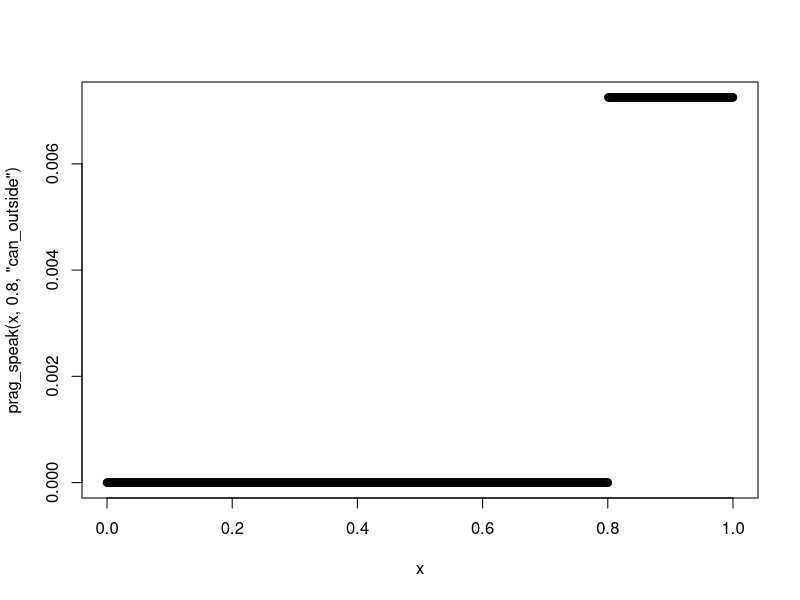

The R script that drew this image: (Note: this script raises an error after producing the figure.)
## ---- chunk 1
knitr::opts_chunk$set(echo = TRUE)
## ---- chunk 2
library(tidyverse)
library(truncnorm)
#mean and sd for truncnorm (okayness) prior, encode world knowledge
#mean is ft of proposition: different priors for different propositions
mu <- 0.75
sd <- 0.15


#set of possible alternative utterances
#"you can leave your dog outside", "you can bring your dog inside",
# "you must leave your dog outside", "you must bring your dog inside"
# null utterance (saying nothing)
utt <- c("can_outside", "can_inside", "must_outside", "must_inside", 0)

## ---- chunk 3
#####literal listener####
lit_listen <- function(ok, t, u){
if(u == "can_outside"){
indic <- ifelse(ok >t, 1, 0)
denom <- ptruncnorm(1, a = 0, b = 1, mean = mu, sd = sd) - ptruncnorm(t, a = 0, b = 1, mean = mu, sd = sd)
}
else if (u == "can_inside"){
indic <- ifelse(ok < 1-t, 1, 0)
denom <- ptruncnorm(1-t, a = 0, b = 1, mean = mu, sd = sd) - ptruncnorm(0, a = 0, b = 1, mean = mu, sd = sd)
}
else if (u == "must_outside"){
th <- ifelse(t > 0.5, t, 1-t) #if t is a vector then th will also be a vector
indic <- ifelse(ok > th, 1, 0)
denom <- ptruncnorm(1, a = 0, b = 1, mean = mu, sd = sd) - ptruncnorm(th, a = 0, b = 1, mean = mu, sd = sd)
}
else if (u == "must_inside"){
th <- ifelse(t>0.5, t, 1-t)
indic <- ifelse(ok < 1-th, 1, 0)
denom <- ptruncnorm(1-th, a = 0, b = 1, mean = mu, sd = sd) - ptruncnorm(0, a = 0, b = 1, mean=mu, sd = sd)
}
else {
indic <-  1
denom <- 1
}
dtruncnorm(ok, a=0, b = 1, mean = mu, sd = sd) * indic / ifelse(denom!=0, denom, 1)
}
#tmp <- runif(1001, 0, 1)
#plot(tmp, lit_listen(0.7, tmp, "must_outside"))
#tempo <- c()
#for(i in 1:length(tmp)){
#tempo[i] <- lit_listen(0.7, tmp[i], "must_outside")
#}
#plot(tmp, tempo)
## ---- chunk 4
#########pragmatic speaker S1#########
####epistemic utility####
util_epi <- function(ok, t, u) log(lit_listen(ok, t, u))
########social utility########
valu <- function(t, u){
sapply(t, function(t_i) ifelse(u == 0, 5, (1-t_i)*5))
}
lit_listen_thet <- function(ok, t, u){
if(u == "can_outside"){
indic <- ifelse(ok >t, 1, 0)
denom <- ok
}
else if (u == "can_inside"){
indic <- ifelse(1-ok > t, 1, 0)
denom <- 1-ok
}
else if (u == "must_outside"){
indic <- ifelse(ok > t & 1-ok < t, 1, 0)
denom <- 2*ok-1
}
else if (u == "must_inside"){
indic <- ifelse(ok < t & 1-ok > t, 1, 0)
denom <- 1-(2*ok)
}
else if (u == 0){
indic <-  1
denom <- 1
}
1 * indic / ifelse(denom!=0, denom, 1)
}
util_soc_integrand <- function(ok, t, u){
valu(t, u) * lit_listen_thet(ok,t,u)
}
x <- seq(from = 0, to = 1, length.out = 1001)
util_soc_better <- function(ok, u){
sapply(ok, function(ok_i) {
mapply(function(ok_ii, u_ii){
mean(util_soc_integrand(ok_ii, x, u_ii) *1)
}, ok_i, u)
})
}
# integrate lit_listen over theta to obtain P(A|u)
lit_listen_integrated <- function(ok, u){
sapply(ok, function(ok_i){
mapply(function(ok_ii, u_ii){
mean(lit_listen(ok_ii, x, u_ii) * 1)
}, ok_i, u)
})
}
util_soc_better_integrated <- function(u){
sapply(u, function(u_i){
mean(util_soc_better(x, u_i) * lit_listen_integrated(x, u_i))
})
}
util_soc <- data.frame(cbind(utt, util_soc_better_integrated(utt)))
colnames(util_soc) <- c("utt", "util")
util_soc$util <- as.numeric(util_soc$util)
#######speaker utility########
pr <- 0.50 #proportion; corresponds to beta; can tweak
# cost ft
cost <- function(u) ifelse(u==0, 0, 2)
util <- function(ok,t,u) pr*util_epi(ok, t, u) + (1-pr)*util_soc$util[util_soc$utt == as.character(u)] - cost(u)
#######plug the above into pragmatic speaker#######
alph <- 2
prag_speak <- function(ok, t, u){
numer <-  exp(alph * util(ok, t, u))
denom <- 0
for(ut in utt){
denom <- denom + exp(alph * util(ok, t, ut))
}
#print(denom)
numer / denom
}
#######test cases########
ok_test <- 0.7
thet_test <- 0.5
for(ut in utt) print(prag_speak(ok_test, thet_test, ut))
plot(x, prag_speak(x, 0.8, "can_outside"))
## ---- chunk 5
########pragmatic listener L1#########
u_tmp <- "can_outside" #what the utterance is
#denominator of pragmatic listener: double integral
#inner integrand: bivariate function
innerIntegrand <- function(ok_i, t_i, u= u_tmp) prag_speak(ok_i, t_i, u) * dtruncnorm(ok_i, a = 0, b= 1, mean = mu, sd = sd)
###Monte Carlo integration####
#first integrate on okayness
#innerFunc <- function(s){ #s is vector of appropriate length
#y <- seq(from = 0, to = 1, length.out = 1003)
#mean(innerIntegrand(y, s) * 1)
#}
#outerIntegrand <- function(t) innerFunc(t)*1
#seeing if changing the order of integration helps ---> this worked!!!!!!
#integrating on theta first
y <- seq(from = 0, to = 1, length.out = 1001)
innerFunc <- function(p){
sapply(p, function(p_i){
mean(innerIntegrand(p_i, y) * 1)
})
}
outerIntegrand <- function(p) innerFunc(p)*1
z <- runif(1001)
denominator <- mean(outerIntegrand(z))
(denom_val <- denominator)
x <- seq(from =0, to = 1, length.out = 1000)
thet_marg <- function(thet, u = u_tmp){
sapply(thet, function(t_i){
mean(prag_listen(x, t_i))*1
})
}
#check that this marginal dist'n is indeed a pdf, by integrating along theta
#integrate(thet_marg, lower = 0, upper = 1)$value
tmp <- runif(2000, 0, 1)
thet_marg_output <- thet_marg(tmp)
denominator <- mean(outerIntegrand(z))
(denom_val <- denominator)
#####plug the above into prag_listen ft#####
prag_listen <- function(ok, t, u = u_tmp){
numerator <- prag_speak(ok, t, u) * dtruncnorm(ok, a = 0, b = 1, mean = mu, sd = sd) * 1
#return value
numerator/ denom_val
}
#prag_listen(0.6, 0.3, "outside")
plot(x, prag_listen(x, 0.8, "can_outside"))
x <- seq(from =0, to = 1, length.out = 1000)
thet_marg <- function(thet, u = u_tmp){
sapply(thet, function(t_i){
mean(prag_listen(x, t_i))*1
})
}
#check that this marginal dist'n is indeed a pdf, by integrating along theta
#integrate(thet_marg, lower = 0, upper = 1)$value
tmp <- runif(2000, 0, 1)
thet_marg_output <- thet_marg(tmp)
thet_marg_output <- thet_marg(tmp)
mean(thet_marg_output)
ok_marg <- function(ok, u = u_tmp){
sapply(ok, function(ok_i){
mean(prag_listen(ok_i, x))*1
})
}
ok_marg_output <- ok_marg(tmp)
mean(ok_marg_output)
###################plotting!#######################
df <- cbind(tmp,
rep(1, length(tmp)),
ok_marg_output / mean(ok_marg_output),
thet_marg_output / mean(thet_marg_output),
dtruncnorm(tmp, a= 0, b= 1, mean = mu, sd = sd))
df <- data.frame(df)
colnames(df) <- c("x", "tprior", "okpost", "tpost", "okprior")
plot_outside <-
ggplot(data = df)+
geom_point(aes(x = x, y = tprior), color = "black")+
geom_smooth(aes(x = x, y = tpost ), color = "green")+
geom_smooth(aes(x = x, y = okpost), color = "blue")+
geom_smooth(aes(x = x, y = okprior), color = "red")+
geom_smooth(aes(x = 1-x, y = okpost), color = "purple")
plot_outside
####write new csv#####
write.csv(df, "df_sit2_0115_new_politeness.csv", row.names=FALSE)
